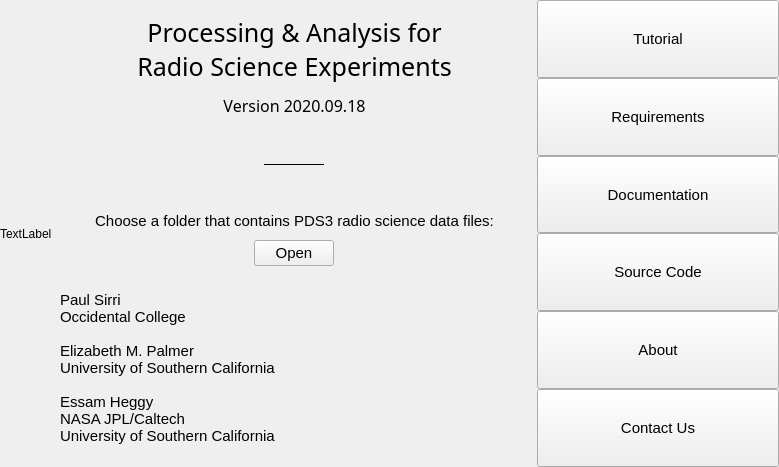
<?xml version="1.0" encoding="UTF-8"?>
<ui version="4.0">
 <class>MainWindow</class>
 <widget class="QMainWindow" name="MainWindow">
  <property name="geometry">
   <rect>
    <x>0</x>
    <y>0</y>
    <width>779</width>
    <height>467</height>
   </rect>
  </property>
  <property name="font">
   <font>
    <family>Arial</family>
    <pointsize>9</pointsize>
   </font>
  </property>
  <property name="windowTitle">
   <string>MainWindow</string>
  </property>
  <widget class="QWidget" name="centralwidget">
   <layout class="QGridLayout" name="gridLayout">
    <property name="leftMargin">
     <number>0</number>
    </property>
    <property name="topMargin">
     <number>0</number>
    </property>
    <property name="rightMargin">
     <number>0</number>
    </property>
    <property name="bottomMargin">
     <number>0</number>
    </property>
    <item row="0" column="0">
     <layout class="QHBoxLayout" name="horizontalLayout" stretch="0,2,1">
      <property name="spacing">
       <number>0</number>
      </property>
      <item>
       <widget class="QLabel" name="label_2">
        <property name="text">
         <string>TextLabel</string>
        </property>
       </widget>
      </item>
      <item>
       <layout class="QVBoxLayout" name="vlayout_primary">
        <property name="spacing">
         <number>10</number>
        </property>
        <property name="leftMargin">
         <number>3</number>
        </property>
        <property name="topMargin">
         <number>15</number>
        </property>
        <property name="rightMargin">
         <number>3</number>
        </property>
        <property name="bottomMargin">
         <number>0</number>
        </property>
        <item>
         <widget class="QLabel" name="lbl_title">
          <property name="font">
           <font>
            <family>Bahnschrift SemiLight</family>
            <pointsize>19</pointsize>
           </font>
          </property>
          <property name="text">
           <string>Processing &amp; Analysis for
Radio Science Experiments</string>
          </property>
          <property name="alignment">
           <set>Qt::AlignCenter</set>
          </property>
         </widget>
        </item>
        <item>
         <widget class="QLabel" name="lbl_version">
          <property name="sizePolicy">
           <sizepolicy hsizetype="Preferred" vsizetype="Preferred">
            <horstretch>0</horstretch>
            <verstretch>0</verstretch>
           </sizepolicy>
          </property>
          <property name="font">
           <font>
            <family>Bahnschrift Light</family>
            <pointsize>12</pointsize>
            <weight>50</weight>
            <italic>false</italic>
            <bold>false</bold>
            <underline>false</underline>
            <strikeout>false</strikeout>
            <kerning>true</kerning>
           </font>
          </property>
          <property name="frameShape">
           <enum>QFrame::NoFrame</enum>
          </property>
          <property name="text">
           <string>Version 2020.09.18</string>
          </property>
          <property name="alignment">
           <set>Qt::AlignCenter</set>
          </property>
         </widget>
        </item>
        <item alignment="Qt::AlignHCenter">
         <widget class="Line" name="line_horizontal">
          <property name="enabled">
           <bool>true</bool>
          </property>
          <property name="sizePolicy">
           <sizepolicy hsizetype="Fixed" vsizetype="Expanding">
            <horstretch>0</horstretch>
            <verstretch>0</verstretch>
           </sizepolicy>
          </property>
          <property name="minimumSize">
           <size>
            <width>60</width>
            <height>0</height>
           </size>
          </property>
          <property name="baseSize">
           <size>
            <width>0</width>
            <height>0</height>
           </size>
          </property>
          <property name="frameShadow">
           <enum>QFrame::Plain</enum>
          </property>
          <property name="orientation">
           <enum>Qt::Horizontal</enum>
          </property>
         </widget>
        </item>
        <item>
         <widget class="QLabel" name="lbl_open_desc">
          <property name="font">
           <font>
            <family>Arial</family>
            <pointsize>11</pointsize>
           </font>
          </property>
          <property name="text">
           <string>Choose a folder that contains PDS3 radio science data files:</string>
          </property>
          <property name="alignment">
           <set>Qt::AlignCenter</set>
          </property>
         </widget>
        </item>
        <item alignment="Qt::AlignHCenter">
         <widget class="QPushButton" name="btn_open">
          <property name="enabled">
           <bool>true</bool>
          </property>
          <property name="sizePolicy">
           <sizepolicy hsizetype="Fixed" vsizetype="Fixed">
            <horstretch>0</horstretch>
            <verstretch>0</verstretch>
           </sizepolicy>
          </property>
          <property name="font">
           <font>
            <family>Arial</family>
            <pointsize>11</pointsize>
           </font>
          </property>
          <property name="text">
           <string>Open</string>
          </property>
          <property name="iconSize">
           <size>
            <width>16</width>
            <height>16</height>
           </size>
          </property>
         </widget>
        </item>
        <item>
         <layout class="QHBoxLayout" name="horizontalLayout_2">
          <property name="topMargin">
           <number>15</number>
          </property>
          <item>
           <widget class="QLabel" name="lbl_authors">
            <property name="font">
             <font>
              <family>Arial</family>
              <pointsize>11</pointsize>
             </font>
            </property>
            <property name="text">
             <string>Paul Sirri
Occidental College

Elizabeth M. Palmer
University of Southern California

Essam Heggy
NASA JPL/Caltech
University of Southern California
</string>
            </property>
            <property name="alignment">
             <set>Qt::AlignBottom|Qt::AlignLeading|Qt::AlignLeft</set>
            </property>
            <property name="indent">
             <number>5</number>
            </property>
           </widget>
          </item>
         </layout>
        </item>
       </layout>
      </item>
      <item>
       <layout class="QVBoxLayout" name="vlayout_options">
        <property name="spacing">
         <number>0</number>
        </property>
        <item>
         <widget class="QPushButton" name="btn_tutorial">
          <property name="enabled">
           <bool>true</bool>
          </property>
          <property name="sizePolicy">
           <sizepolicy hsizetype="Minimum" vsizetype="Minimum">
            <horstretch>0</horstretch>
            <verstretch>0</verstretch>
           </sizepolicy>
          </property>
          <property name="minimumSize">
           <size>
            <width>0</width>
            <height>45</height>
           </size>
          </property>
          <property name="font">
           <font>
            <pointsize>11</pointsize>
           </font>
          </property>
          <property name="text">
           <string>Tutorial</string>
          </property>
         </widget>
        </item>
        <item>
         <widget class="QPushButton" name="btn_requirements">
          <property name="enabled">
           <bool>true</bool>
          </property>
          <property name="sizePolicy">
           <sizepolicy hsizetype="Minimum" vsizetype="Minimum">
            <horstretch>0</horstretch>
            <verstretch>0</verstretch>
           </sizepolicy>
          </property>
          <property name="minimumSize">
           <size>
            <width>0</width>
            <height>45</height>
           </size>
          </property>
          <property name="font">
           <font>
            <pointsize>11</pointsize>
           </font>
          </property>
          <property name="text">
           <string>Requirements</string>
          </property>
         </widget>
        </item>
        <item>
         <widget class="QPushButton" name="btn_documentation">
          <property name="enabled">
           <bool>true</bool>
          </property>
          <property name="sizePolicy">
           <sizepolicy hsizetype="Minimum" vsizetype="Minimum">
            <horstretch>0</horstretch>
            <verstretch>0</verstretch>
           </sizepolicy>
          </property>
          <property name="minimumSize">
           <size>
            <width>0</width>
            <height>45</height>
           </size>
          </property>
          <property name="font">
           <font>
            <pointsize>11</pointsize>
           </font>
          </property>
          <property name="text">
           <string>Documentation</string>
          </property>
         </widget>
        </item>
        <item>
         <widget class="QPushButton" name="btn_sourcecode">
          <property name="sizePolicy">
           <sizepolicy hsizetype="Minimum" vsizetype="Minimum">
            <horstretch>0</horstretch>
            <verstretch>0</verstretch>
           </sizepolicy>
          </property>
          <property name="minimumSize">
           <size>
            <width>0</width>
            <height>45</height>
           </size>
          </property>
          <property name="font">
           <font>
            <pointsize>11</pointsize>
           </font>
          </property>
          <property name="text">
           <string>Source Code</string>
          </property>
         </widget>
        </item>
        <item>
         <widget class="QPushButton" name="btn_about">
          <property name="enabled">
           <bool>true</bool>
          </property>
          <property name="sizePolicy">
           <sizepolicy hsizetype="Minimum" vsizetype="Minimum">
            <horstretch>0</horstretch>
            <verstretch>0</verstretch>
           </sizepolicy>
          </property>
          <property name="minimumSize">
           <size>
            <width>0</width>
            <height>45</height>
           </size>
          </property>
          <property name="font">
           <font>
            <pointsize>11</pointsize>
           </font>
          </property>
          <property name="text">
           <string>About</string>
          </property>
         </widget>
        </item>
        <item>
         <widget class="QPushButton" name="btn_contact">
          <property name="enabled">
           <bool>true</bool>
          </property>
          <property name="sizePolicy">
           <sizepolicy hsizetype="Minimum" vsizetype="Minimum">
            <horstretch>0</horstretch>
            <verstretch>0</verstretch>
           </sizepolicy>
          </property>
          <property name="minimumSize">
           <size>
            <width>0</width>
            <height>45</height>
           </size>
          </property>
          <property name="font">
           <font>
            <pointsize>11</pointsize>
           </font>
          </property>
          <property name="text">
           <string>Contact Us</string>
          </property>
         </widget>
        </item>
       </layout>
      </item>
     </layout>
    </item>
   </layout>
  </widget>
 </widget>
 <resources/>
 <connections/>
</ui>
